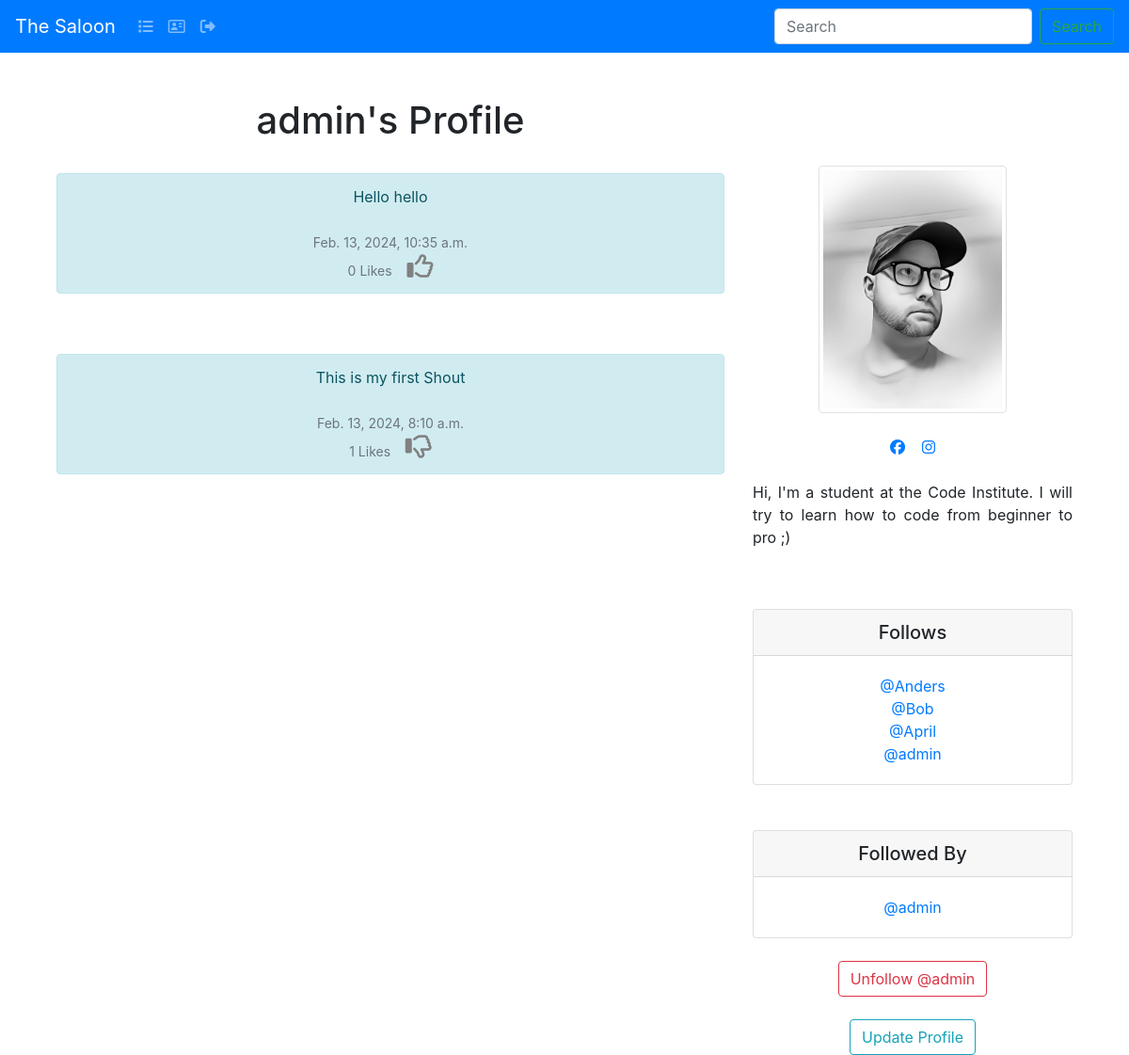
Screenshot of /profile/1 (signed in) with the database file from the repository.
### the_saloon/models.py (models this page shows, shortened)
class Profile(models.Model):
        user = models.OneToOneField(User, on_delete=models.CASCADE)
        follows = models.ManyToManyField("self",
            related_name="followed_by",
            symmetrical=False,
            blank=True)
        date_modified = models.DateTimeField(User, auto_now=True)
        profile_image = models.ImageField(null=True, blank=True, upload_to="images/")
        profile_bio = models.CharField(null=True, blank=True, max_length=500)
        facebook_link = models.CharField(null=True, blank=True, max_length=100)
        instagram_link = models.CharField(null=True, blank=True, max_length=100)
        linedin_link = models.CharField(null=True, blank=True, max_length=100)
        def __str__(self):
            return self.user.username

class Shout(models.Model):
    user = models.ForeignKey(
        User, related_name="shouts",
        on_delete=models.DO_NOTHING
        )
    body = models.CharField(max_length=200)
    created_at = models.DateTimeField(auto_now_add=True)
    likes = models.ManyToManyField(User, related_name="shout_like", blank=True)
    def number_of_likes(self):
		    return self.likes.count()

### the_saloon/views.py (the view, shortened to what this page needs)
# urls.py: path('profile/<int:pk>', views.profile, name='profile'),
def profile(request, pk):
    if request.user.is_authenticated:
        profile = Profile.objects.get(user_id=pk)
        shouts = Shout.objects.filter(user_id=pk).order_by("-created_at")
        return render(request, "profile.html", {"profile":profile, "shouts":shouts})
    else:
        messages.success(request, ("You must login to see this page..."))
        return redirect('home')

### the_saloon/templates/profile.html (shortened to what this page needs)
{% extends 'base.html' %}
{% block content %}
{% load static %}
{% if profile %}
<div class="container text-center">
  <div class="row">
    <div class="col-8">
      <h1>{{ profile.user.username }}'s Profile</h1>
      <br />
      {% if shouts%}
      {% for shout in shouts %}
      <div class="alert alert-info" role="alert">
        {{ shout.body }}<br /><br />
        <small class="text-muted">
          {{ shout.created_at }}
          <br/>
              {{ shout.number_of_likes }} Likes
                    &nbsp;&nbsp;
                    {% if user in shout.likes.all %}
                    <a href="{% url 'shout_like' shout.id %}"><i class="fa-2x fa-regular fa-thumbs-down" style="color:grey"></i></a>
                    {% else %}
                    <a href="{% url 'shout_like' shout.id %}"><i class="fa-2x fa-regular fa-thumbs-up" style="color:grey"></i></a>
                    {% endif %}
        </small>
      </div><br /></br />
      {% endfor %}
      {% endif %}
    </div>
    <div class="col-4">
      <br /><br /><br />
      {% if profile.profile_image %}
      <img src="{{ profile.profile_image.url }}" width=200 height=200 class="img-thumbnail" alt="Cinque Terre"
        .img-fluid max-width: 100%; height: auto;>
      <br/><br/>
      {% endif %}
      {% if profile.facebook_link %}
          <a href="{{ profile.facebook_link }}" target="new"><i class="fa-brands fa-facebook"></i></a>
      {% endif %}
      {% if profile.instagram_link %}
          <a href="{{ profile.instagram_link }}" target="new"><i class="fa-brands fa-instagram"></i></a>
      {% endif %}
      <br/><br/>
      {% if profile.profile_bio %}
        <p align="justify">{{ profile.profile_bio}}</p>
      {% endif %}
      <br/><br/>
      <div class="card">
        <h5 class="card-header">Follows</h5>
        <div class="card-body">
          <p class="card-text">{% for following in profile.follows.all %}
            <a href="{% url 'profile' following.user.id %}">@{{ following }}</a><br />
            {% endfor %}
          </p>
        </div>
      </div>
      <br /><br />
      <div class="card">
        <h5 class="card-header">Followed By</h5>
        <div class="card-body">
          <p class="card-text">{% for following in profile.followed_by.all %}
            <a href="{% url 'profile' following.user.id %}">@{{ following }}</a><br />
            {% endfor %}
          </p>
        </div>
      </div>
      <br />
      <form method=POST>
        {% if profile in user.profile.follows.all %}
        <button class="btn btn-outline-danger" name="follow" value="unfollow" type="submit">
          Unfollow @{{ profile.user.username|lower}}
        </button>
        {% else %}
        <button class="btn btn-outline-success" name="follow" value="follow" type="submit">
          Follow @{{ profile.user.username|lower}}
        </button>
        {% endif %}
      </form>
      <br />
      {% if request.user.id == profile.user.id %}
      <a href="{% url 'update_user' %}" class="btn btn-outline-info">Update Profile</a>
      {% endif %}
      {% endif %}
      {% endblock %}

### rows the page displays
Profile: user.username "admin", profile_image (picture), profile_bio "Hi, I'm a student at the Code Institute. I will try to learn how to code from beginner to pro ;)"
Shout: body "Hello hello", created_at "Feb. 13, 2024, 10:35 a.m.", number_of_likes "0"
Shout: body "This is my first Shout", created_at "Feb. 13, 2024, 8:10 a.m.", number_of_likes "1"
Profile: user.username "Anders"
Profile: user.username "Bob"
Profile: user.username "April"
